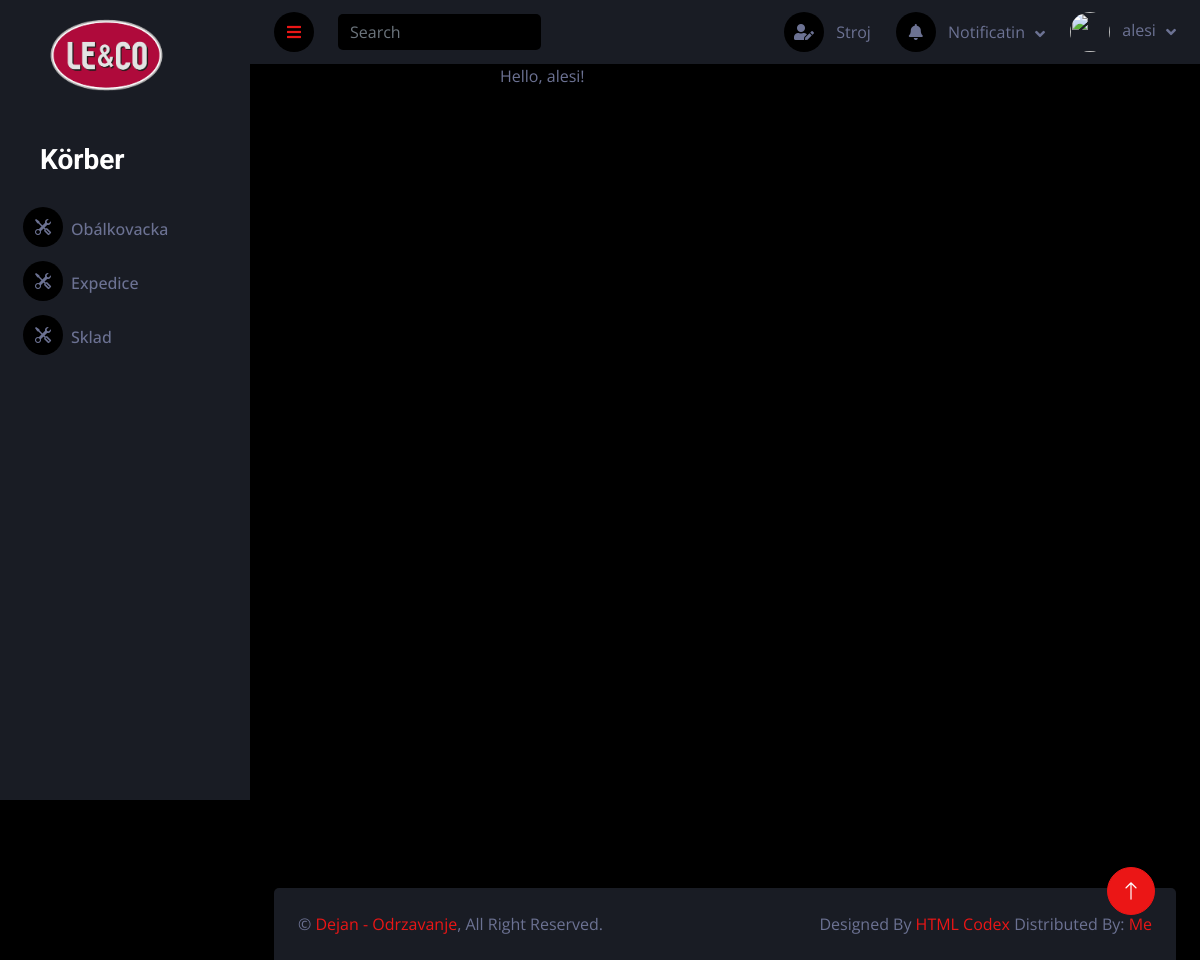
The page / (signed in) on the database its author committed.
### forum/models.py (models this page shows, shortened)
class Category(models.Model):
    name = models.CharField(max_length=50, verbose_name=_("name"))
    parent = models.ForeignKey('self', on_delete=models.CASCADE, null=True, blank=True, related_name='children', verbose_name=_("parent category"))
    class Meta:
        verbose_name_plural = 'categories'

### users/views.py (the view)
# urls.py: path('', views.dashboard, name="dashboard"),
def dashboard(request):
    return render(request, 'dashboard.html', {})

### forum/context_processors.py (called while the page is built)
def navbar_menu(request):
    categories = Category.objects.all()
    return {'categories': categories}

def documents_category(request, ):
    documents = Document.objects.filter(file=1)
    return {'documents': documents}

### users/templates/dashboard.html
{% extends 'base.html' %}
{% load static %}
{% block content %}
<div class="align-center content">
Hello, {{ user.username|default:'Guest' }}!
</div>
{% endblock %}

### templates/sidebar.html (shortened to what this page needs)
{% load static %}
<div class="sidebar pe-4 pb-3">
    <nav class="navbar bg-secondary navbar-dark">
        <a href="index.html" class="navbar-brand mx-4 mb-3">
            <img class="d-flex align-items-center ms-4 mb-4" src="{% static 'img/favicon.png' %}"  width="117">
        </a>
        <div class="d-flex align-items-center ms-4 mb-4">
            <div class="ms-3">
                <h3 class="mb-0">Körber</h3>
            </div>
        </div>
        <div class="navbar-nav w-100">
            {% if user.is_authenticated %}
                {% for category in categories %}
                    <a href="{% url 'category_documents' category.id %}" class="nav-item nav-link"><i class="fa i bi-tools me-2"></i>{{ category.name }}</a>
                {% endfor %}
            {% endif %}
        </div>
    </nav>
</div>

### templates/navbar.html (shortened to what this page needs)
<!DOCTYPE html>
<nav class="navbar navbar-expand bg-secondary navbar-dark sticky-top px-4 py-0">
    <a href="#" class="sidebar-toggler flex-shrink-0">
        <i class="fa fa-bars"></i>
    </a>
    <form class="d-none d-md-flex ms-4">
        <input class="form-control bg-dark border-0" type="search" placeholder="Search">
    </form>
    <div class="navbar-nav align-items-center ms-auto">
        <a href="{% url 'create_category' %}" class="nav-link">
            <i class="fa fa-user-edit me-lg-2"></i>
            <span class="d-none d-lg-inline-flex">Stroj</span> </a>
        <div class="nav-item dropdown">
            <a href="#" class="nav-link dropdown-toggle" data-bs-toggle="dropdown">
                <i class="fa fa-bell me-lg-2"></i>
                <span class="d-none d-lg-inline-flex">Notificatin</span>
            </a>
        </div>
        <div class="nav-item dropdown">
            <a href="#" class="nav-link dropdown-toggle" data-bs-toggle="dropdown">
                <img class="rounded-circle me-lg-2" src="#" alt="" style="width: 40px; height: 40px;">
                <span class="d-none d-lg-inline-flex">{{ user.username }}</span>
            </a>
        </div>
    </div>
</nav>

### static/css/style.css (style rules this page uses)
:root { --primary: #EB1616; --secondary: #191C24; --light: #6C7293; --dark: #000000; }
.sidebar { position: fixed; top: 0; left: 0; bottom: 0; width: 250px; height: 100vh; overflow-y: auto; background: var(--secondary); transition: 0.5s; z-index: 999; }
.content { margin-left: 250px; min-height: 100vh; background: var(--dark); transition: 0.5s; }
@media (min-width: 992px) { .sidebar { margin-left: 0; } }
@media (min-width: 992px) { .content { width: calc(100% - 250px); } }
.sidebar .navbar .navbar-nav .nav-link { padding: 7px 20px; color: var(--light); font-weight: 500; border-left: 3px solid var(--secondary); border-radius: 0 30px 30px 0; outline: none; }
.sidebar .navbar .navbar-nav .nav-link i { width: 40px; height: 40px; display: inline-flex; align-items: center; justify-content: center; background: var(--dark); border-radius: 40px; }
.content .navbar .navbar-nav .nav-link { margin-left: 25px; padding: 12px 0; color: var(--light); outline: none; }
.content .navbar .sidebar-toggler, .content .navbar .navbar-nav .nav-link i { width: 40px; height: 40px; display: inline-flex; align-items: center; justify-content: center; background: var(--dark); border-radius: 40px; }
.content .navbar .dropdown-toggle::after { margin-left: 6px; vertical-align: middle; border: none; content: "\f107"; font-family: "Font Awesome 5 Free"; font-weight: 900; transition: .5s; }

### rows shown on the page
Category: name "Obálkovacka"
Category: name "Expedice"
Category: name "Sklad"

### other values the page prints
{{ user.username }} "alesi"
{{ user.username|default:'Guest' }} "alesi"
